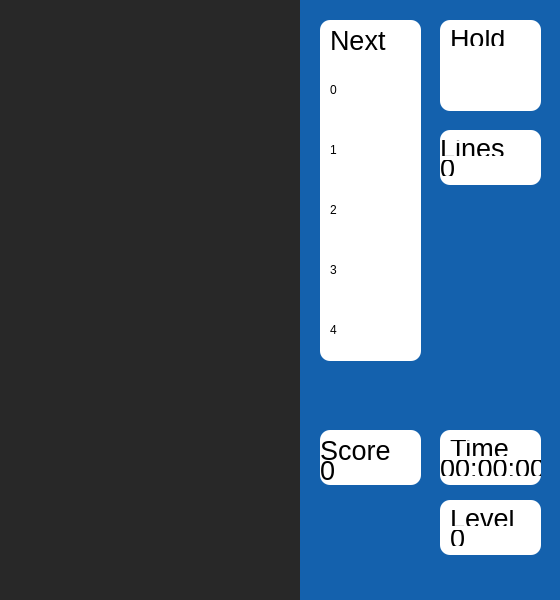
<?xml version="1.0" encoding="UTF-8"?>
<ui version="4.0">
 <class>MainWindow</class>
 <widget class="QWidget" name="MainWindow">
  <property name="enabled">
   <bool>true</bool>
  </property>
  <property name="geometry">
   <rect>
    <x>0</x>
    <y>0</y>
    <width>560</width>
    <height>600</height>
   </rect>
  </property>
  <property name="sizePolicy">
   <sizepolicy hsizetype="Fixed" vsizetype="Fixed">
    <horstretch>0</horstretch>
    <verstretch>0</verstretch>
   </sizepolicy>
  </property>
  <property name="maximumSize">
   <size>
    <width>560</width>
    <height>600</height>
   </size>
  </property>
  <property name="windowTitle">
   <string>qt-tetris</string>
  </property>
  <property name="styleSheet">
   <string notr="true"/>
  </property>
  <widget class="QWidget" name="widget" native="true">
   <property name="geometry">
    <rect>
     <x>0</x>
     <y>0</y>
     <width>300</width>
     <height>600</height>
    </rect>
   </property>
   <property name="styleSheet">
    <string notr="true">background-color: rgb(40, 40, 40);</string>
   </property>
  </widget>
  <widget class="QLabel" name="label_next">
   <property name="geometry">
    <rect>
     <x>330</x>
     <y>30</y>
     <width>81</width>
     <height>21</height>
    </rect>
   </property>
   <property name="font">
    <font>
     <pointsize>20</pointsize>
    </font>
   </property>
   <property name="layoutDirection">
    <enum>Qt::LeftToRight</enum>
   </property>
   <property name="text">
    <string>Next</string>
   </property>
  </widget>
  <widget class="QLabel" name="next_0">
   <property name="geometry">
    <rect>
     <x>330</x>
     <y>70</y>
     <width>80</width>
     <height>40</height>
    </rect>
   </property>
   <property name="layoutDirection">
    <enum>Qt::LeftToRight</enum>
   </property>
   <property name="styleSheet">
    <string notr="true">QLabel{color: rgb(0, 0, 0);}
</string>
   </property>
   <property name="text">
    <string>0</string>
   </property>
  </widget>
  <widget class="QLabel" name="next_1">
   <property name="geometry">
    <rect>
     <x>330</x>
     <y>130</y>
     <width>80</width>
     <height>40</height>
    </rect>
   </property>
   <property name="layoutDirection">
    <enum>Qt::LeftToRight</enum>
   </property>
   <property name="styleSheet">
    <string notr="true">QLabel{color: rgb(0, 0, 0);}
</string>
   </property>
   <property name="text">
    <string>1</string>
   </property>
  </widget>
  <widget class="QLabel" name="next_2">
   <property name="geometry">
    <rect>
     <x>330</x>
     <y>190</y>
     <width>80</width>
     <height>40</height>
    </rect>
   </property>
   <property name="layoutDirection">
    <enum>Qt::LeftToRight</enum>
   </property>
   <property name="styleSheet">
    <string notr="true">QLabel{color: rgb(0, 0, 0);}</string>
   </property>
   <property name="text">
    <string>2</string>
   </property>
  </widget>
  <widget class="QLabel" name="next_3">
   <property name="geometry">
    <rect>
     <x>330</x>
     <y>250</y>
     <width>80</width>
     <height>40</height>
    </rect>
   </property>
   <property name="layoutDirection">
    <enum>Qt::LeftToRight</enum>
   </property>
   <property name="styleSheet">
    <string notr="true">QLabel{color: rgb(0, 0, 0);}</string>
   </property>
   <property name="text">
    <string>3</string>
   </property>
  </widget>
  <widget class="QLabel" name="next_4">
   <property name="geometry">
    <rect>
     <x>330</x>
     <y>310</y>
     <width>80</width>
     <height>40</height>
    </rect>
   </property>
   <property name="layoutDirection">
    <enum>Qt::LeftToRight</enum>
   </property>
   <property name="styleSheet">
    <string notr="true">QLabel{color: rgb(0, 0, 0);}
</string>
   </property>
   <property name="text">
    <string>4</string>
   </property>
  </widget>
  <widget class="QWidget" name="widget_2" native="true">
   <property name="geometry">
    <rect>
     <x>320</x>
     <y>20</y>
     <width>101</width>
     <height>341</height>
    </rect>
   </property>
   <property name="styleSheet">
    <string notr="true">background-color: white; border: 0px; border-radius: 10px;</string>
   </property>
  </widget>
  <widget class="QLabel" name="label_score">
   <property name="geometry">
    <rect>
     <x>320</x>
     <y>440</y>
     <width>101</width>
     <height>20</height>
    </rect>
   </property>
   <property name="font">
    <font>
     <pointsize>20</pointsize>
    </font>
   </property>
   <property name="text">
    <string>Score</string>
   </property>
  </widget>
  <widget class="QLabel" name="score">
   <property name="geometry">
    <rect>
     <x>320</x>
     <y>460</y>
     <width>101</width>
     <height>20</height>
    </rect>
   </property>
   <property name="font">
    <font>
     <pointsize>20</pointsize>
    </font>
   </property>
   <property name="text">
    <string>0</string>
   </property>
  </widget>
  <widget class="QLabel" name="label_lines">
   <property name="geometry">
    <rect>
     <x>440</x>
     <y>140</y>
     <width>101</width>
     <height>16</height>
    </rect>
   </property>
   <property name="font">
    <font>
     <pointsize>20</pointsize>
    </font>
   </property>
   <property name="text">
    <string>Lines</string>
   </property>
  </widget>
  <widget class="QLabel" name="lines">
   <property name="geometry">
    <rect>
     <x>440</x>
     <y>160</y>
     <width>101</width>
     <height>16</height>
    </rect>
   </property>
   <property name="font">
    <font>
     <pointsize>20</pointsize>
    </font>
   </property>
   <property name="text">
    <string>0</string>
   </property>
  </widget>
  <widget class="QWidget" name="nextBox" native="true">
   <property name="enabled">
    <bool>true</bool>
   </property>
   <property name="geometry">
    <rect>
     <x>300</x>
     <y>0</y>
     <width>261</width>
     <height>601</height>
    </rect>
   </property>
   <property name="styleSheet">
    <string notr="true">background-color: rgb(20, 97, 173);</string>
   </property>
  </widget>
  <widget class="QLabel" name="label_level">
   <property name="geometry">
    <rect>
     <x>450</x>
     <y>510</y>
     <width>81</width>
     <height>16</height>
    </rect>
   </property>
   <property name="font">
    <font>
     <pointsize>20</pointsize>
    </font>
   </property>
   <property name="text">
    <string>Level</string>
   </property>
  </widget>
  <widget class="QLabel" name="level">
   <property name="geometry">
    <rect>
     <x>450</x>
     <y>530</y>
     <width>81</width>
     <height>16</height>
    </rect>
   </property>
   <property name="font">
    <font>
     <pointsize>20</pointsize>
    </font>
   </property>
   <property name="text">
    <string>0</string>
   </property>
  </widget>
  <widget class="QLabel" name="time">
   <property name="geometry">
    <rect>
     <x>440</x>
     <y>460</y>
     <width>101</width>
     <height>16</height>
    </rect>
   </property>
   <property name="font">
    <font>
     <pointsize>20</pointsize>
    </font>
   </property>
   <property name="text">
    <string>00:00:00</string>
   </property>
  </widget>
  <widget class="QLabel" name="hold">
   <property name="geometry">
    <rect>
     <x>450</x>
     <y>60</y>
     <width>80</width>
     <height>40</height>
    </rect>
   </property>
   <property name="text">
    <string/>
   </property>
  </widget>
  <widget class="QLabel" name="label_hold">
   <property name="geometry">
    <rect>
     <x>450</x>
     <y>30</y>
     <width>81</width>
     <height>16</height>
    </rect>
   </property>
   <property name="font">
    <font>
     <pointsize>20</pointsize>
    </font>
   </property>
   <property name="text">
    <string>Hold</string>
   </property>
  </widget>
  <widget class="QWidget" name="widget_3" native="true">
   <property name="geometry">
    <rect>
     <x>440</x>
     <y>20</y>
     <width>101</width>
     <height>91</height>
    </rect>
   </property>
   <property name="styleSheet">
    <string notr="true">background-color: white; border: 0px; border-radius: 10px;</string>
   </property>
  </widget>
  <widget class="QWidget" name="widget_4" native="true">
   <property name="geometry">
    <rect>
     <x>440</x>
     <y>430</y>
     <width>101</width>
     <height>55</height>
    </rect>
   </property>
   <property name="styleSheet">
    <string notr="true">background-color: white; border: 0px; border-radius: 10px;</string>
   </property>
   <widget class="QLabel" name="label_time">
    <property name="geometry">
     <rect>
      <x>10</x>
      <y>10</y>
      <width>81</width>
      <height>16</height>
     </rect>
    </property>
    <property name="font">
     <font>
      <pointsize>20</pointsize>
     </font>
    </property>
    <property name="text">
     <string>Time</string>
    </property>
   </widget>
  </widget>
  <widget class="QWidget" name="widget_5" native="true">
   <property name="geometry">
    <rect>
     <x>440</x>
     <y>500</y>
     <width>101</width>
     <height>55</height>
    </rect>
   </property>
   <property name="styleSheet">
    <string notr="true">background-color: white; border: 0px; border-radius: 10px;</string>
   </property>
  </widget>
  <widget class="QWidget" name="widget_6" native="true">
   <property name="geometry">
    <rect>
     <x>440</x>
     <y>130</y>
     <width>101</width>
     <height>55</height>
    </rect>
   </property>
   <property name="styleSheet">
    <string notr="true">background-color: white; border: 0px; border-radius: 10px;</string>
   </property>
  </widget>
  <widget class="QWidget" name="widget_7" native="true">
   <property name="geometry">
    <rect>
     <x>320</x>
     <y>430</y>
     <width>101</width>
     <height>55</height>
    </rect>
   </property>
   <property name="styleSheet">
    <string notr="true">background-color: white; border: 0px; border-radius: 10px;</string>
   </property>
  </widget>
  <zorder>nextBox</zorder>
  <zorder>widget_7</zorder>
  <zorder>widget_6</zorder>
  <zorder>widget_4</zorder>
  <zorder>widget_5</zorder>
  <zorder>widget_3</zorder>
  <zorder>widget_2</zorder>
  <zorder>widget</zorder>
  <zorder>label_next</zorder>
  <zorder>next_0</zorder>
  <zorder>next_1</zorder>
  <zorder>next_2</zorder>
  <zorder>next_3</zorder>
  <zorder>next_4</zorder>
  <zorder>label_score</zorder>
  <zorder>score</zorder>
  <zorder>label_lines</zorder>
  <zorder>lines</zorder>
  <zorder>label_level</zorder>
  <zorder>level</zorder>
  <zorder>time</zorder>
  <zorder>hold</zorder>
  <zorder>label_hold</zorder>
 </widget>
 <resources/>
 <connections/>
</ui>
